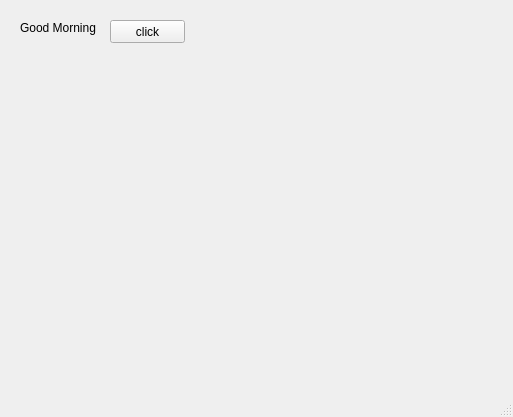
<?xml version="1.0" encoding="UTF-8"?>
<ui version="4.0">
 <class>PushButton</class>
 <widget class="QMainWindow" name="PushButton">
  <property name="geometry">
   <rect>
    <x>0</x>
    <y>0</y>
    <width>513</width>
    <height>417</height>
   </rect>
  </property>
  <property name="windowTitle">
   <string>MainWindow</string>
  </property>
  <widget class="QWidget" name="centralwidget">
   <widget class="QLabel" name="lbl">
    <property name="geometry">
     <rect>
      <x>20</x>
      <y>20</y>
      <width>91</width>
      <height>16</height>
     </rect>
    </property>
    <property name="text">
     <string>Good Morning</string>
    </property>
   </widget>
   <widget class="QPushButton" name="pb">
    <property name="geometry">
     <rect>
      <x>110</x>
      <y>20</y>
      <width>75</width>
      <height>23</height>
     </rect>
    </property>
    <property name="text">
     <string>click</string>
    </property>
   </widget>
  </widget>
  <widget class="QMenuBar" name="menubar">
   <property name="geometry">
    <rect>
     <x>0</x>
     <y>0</y>
     <width>513</width>
     <height>21</height>
    </rect>
   </property>
  </widget>
  <widget class="QStatusBar" name="statusbar"/>
 </widget>
 <resources/>
 <connections/>
 <slots>
  <slot>click()</slot>
 </slots>
</ui>
